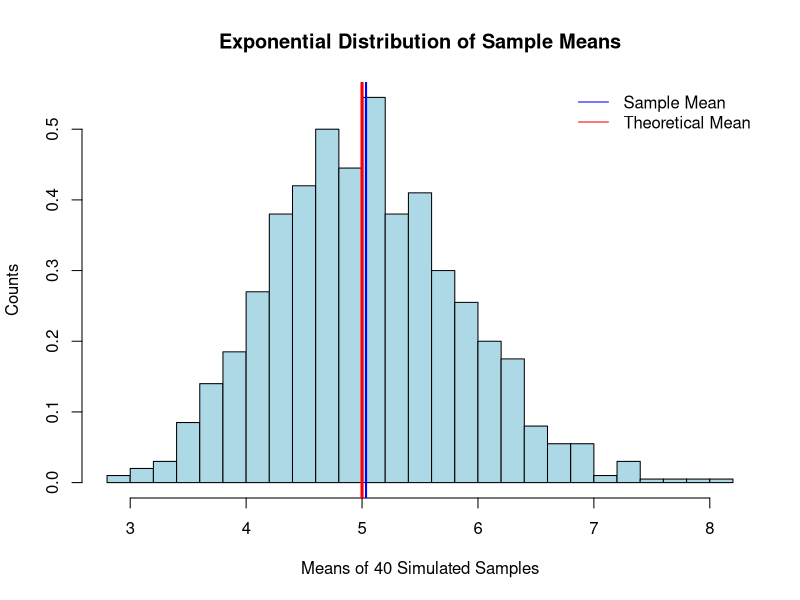
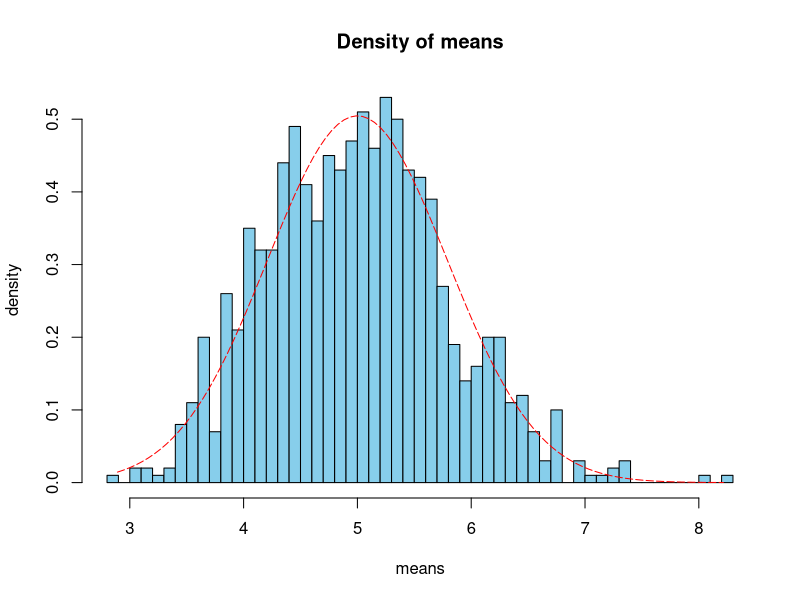

Recreate these plots in R, in order.
## ---- chunk 1
knitr::opts_chunk$set(echo = TRUE)
## ---- chunk 2
# set seed for reproducability, set lambda to 0.2, 40 samples, 1000 simulations
set.seed(31)
lambda <- 0.2
n <- 40
simulations <- 1000
## ---- chunk 3
# simulate
simulated_exponentials <- replicate(simulations, rexp(n, lambda))
simExp = function(n, lambda){
    mean(rexp(n,lambda))    }
simul = data.frame(ncol=2,nrow=simulations)
names(simul) = c("Sample","Mean")
for (i in 1:simulations)
{    simul[i,1] = i
    simul[i,2] = simExp(n,lambda)}
## ---- chunk 4
# calculate mean of exponentials
means_exponentials <- apply(simulated_exponentials, 2, mean)
## ---- chunk 5
#Question 1 Show where the distribution is centered at and compare it to the theoretical center of the distribution.
analytical_mean <- mean(means_exponentials)
analytical_mean
# analytical mean
theory_mean <- 1/lambda
theory_mean
# visualization
meanSample = mean(simul$Mean)
meanTheory = 1/lambda
hist(simul$Mean, breaks = 30, prob = TRUE,col = "lightblue", 
     main="Exponential Distribution of Sample Means", 
     xlab="Means of 40 Simulated Samples", ylab = "Counts")
abline(v = meanTheory, col= "red", lwd = 3)
abline(v = meanSample, col = "blue",lwd = 2)
legend('topright', c("Sample Mean", "Theoretical Mean"), 
       bty = "n",    lty = c(1,1), col = c(col = "blue", col = "red"))
## ---- chunk 6
# standard deviation of distribution
standard_deviation_dist <- sd(means_exponentials)
standard_deviation_dist
# standard deviation from analytical expression
standard_deviation_theory <- (1/lambda)/sqrt(n)
standard_deviation_theory
# variance of distribution
variance_dist <- standard_deviation_dist^2
variance_dist
# variance from analytical expression
variance_theory <- ((1/lambda)*(1/sqrt(n)))^2
variance_theory
## ---- chunk 7
# Show that the distribution is approximately normal.
xfit <- seq(min(means_exponentials), max(means_exponentials), length=100)
yfit <- dnorm(xfit, mean=1/lambda, sd=(1/lambda/sqrt(n)))
hist(means_exponentials,breaks=n,prob=T,col="skyblue",xlab = "means",main="Density of means",ylab="density")
lines(xfit, yfit, pch=22, col="red", lty=5)
